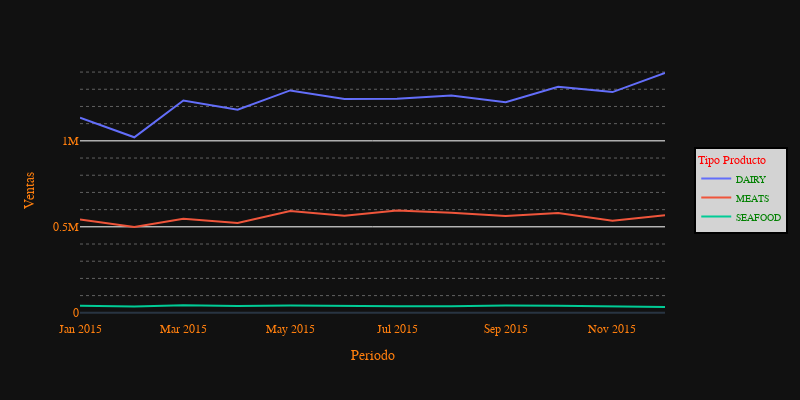

This figure's notebook cell:
### Markdown cell above
Ahi se puede ver los temas de [plotly](https://plotly.com/python/templates/)

### Code cell
fig = px.line(
    df,
    width=800, # ancho de la figura
    height=400, # altura de la figura
    template='plotly_dark' # plotly, plotly_white, plotly_dark, ggplot2, seaborn, simple_white, none
)
fig.update_layout(
    xaxis_title='Periodo', # titulo del eje x
    yaxis_title='Ventas', # titulo del eje y
    font_color='#ff7f0e', # color de la fuente
    font_family='Timers New Roman', # tipo de letra
    legend_font_color='green', # color de la fuente de la leyenda
    legend_title_font_color='red', # color de la fuente del titulo de la leyenda
    title_font_color='blue', # color de la fuente del titulo
    title_font_family='Comic Sans MS', # tipo de letra del titulo
    # leyenda
    legend_title_text='Tipo Producto',
    legend={
        'y':0.5,
        'x':1.05,
        'font':{
            'family':'Arial',
            'size':10,
            'color':'green',
        },
        'bgcolor':'lightgrey',
        'bordercolor':'black',
        'borderwidth':2,
    }
)
fig.update_xaxes(
    showgrid= False,
)
fig.update_yaxes(
    showgrid=True,
    gridwidth=1,
    gridcolor='white',
    griddash='solid', # 'solid', 'dot', 'dash', 'longdash', 'dashdot', 'longdashdot'
    minor_griddash='dot', # 'solid', 'dot', 'dash', 'longdash', 'dashdot', 'longdashdot'
    
)
fig.show()

### Figure 1 — Plotly figure (JSON) as saved in the notebook; plotly's stock layout.template omitted (floating-point values rounded to 4 significant figures)
{"data": [{"hovertemplate": "variable=DAIRY<br>fecha=%{x}<br>value=%{y}<extra></extra>", "legendgroup": "DAIRY", "line": {"color": "#636efa", "dash": "solid"}, "marker": {"symbol": "circle"}, "mode": "lines", "name": "DAIRY", "orientation": "v", "showlegend": true, "type": "scatter", "x": ["2015-01", "2015-02", "2015-03", "2015-04", "2015-05", "2015-06", "2015-07", "2015-08", "2015-09", "2015-10", "2015-11", "2015-12"], "xaxis": "x", "y": [1135000.0, 1021000.0, 1235000.0, 1181000.0, 1293000.0, 1244000.0, 1245000.0, 1263000.0, 1225000.0, 1315000.0, 1284000.0, 1395000.0], "yaxis": "y"}, {"hovertemplate": "variable=MEATS<br>fecha=%{x}<br>value=%{y}<extra></extra>", "legendgroup": "MEATS", "line": {"color": "#EF553B", "dash": "solid"}, "marker": {"symbol": "circle"}, "mode": "lines", "name": "MEATS", "orientation": "v", "showlegend": true, "type": "scatter", "x": ["2015-01", "2015-02", "2015-03", "2015-04", "2015-05", "2015-06", "2015-07", "2015-08", "2015-09", "2015-10", "2015-11", "2015-12"], "xaxis": "x", "y": [543100.0, 498700.0, 546500.0, 522300.0, 591700.0, 565000.0, 594900.0, 581200.0, 562700.0, 580800.0, 535900.0, 567400.0], "yaxis": "y"}, {"hovertemplate": "variable=SEAFOOD<br>fecha=%{x}<br>value=%{y}<extra></extra>", "legendgroup": "SEAFOOD", "line": {"color": "#00cc96", "dash": "solid"}, "marker": {"symbol": "circle"}, "mode": "lines", "name": "SEAFOOD", "orientation": "v", "showlegend": true, "type": "scatter", "x": ["2015-01", "2015-02", "2015-03", "2015-04", "2015-05", "2015-06", "2015-07", "2015-08", "2015-09", "2015-10", "2015-11", "2015-12"], "xaxis": "x", "y": [40470.0, 36070.0, 43810.0, 39980.0, 42510.0, 38780.0, 38540.0, 37770.0, 41910.0, 41420.0, 38820.0, 33730.0], "yaxis": "y"}], "layout": {"font": {"color": "#ff7f0e", "family": "Timers New Roman"}, "height": 400, "legend": {"bgcolor": "lightgrey", "bordercolor": "black", "borderwidth": 2, "font": {"color": "green", "family": "Arial", "size": 10}, "title": {"font": {"color": "red"}, "text": "Tipo Producto"}, "tracegroupgap": 0, "x": 1.05, "y": 0.5}, "margin": {"t": 60}, "title": {"font": {"color": "blue", "family": "Comic Sans MS"}}, "width": 800, "xaxis": {"anchor": "y", "domain": [0, 1], "showgrid": false, "title": {"text": "Periodo"}}, "yaxis": {"anchor": "x", "domain": [0, 1], "gridcolor": "white", "griddash": "solid", "gridwidth": 1, "minor": {"griddash": "dot"}, "showgrid": true, "title": {"text": "Ventas"}}}}
